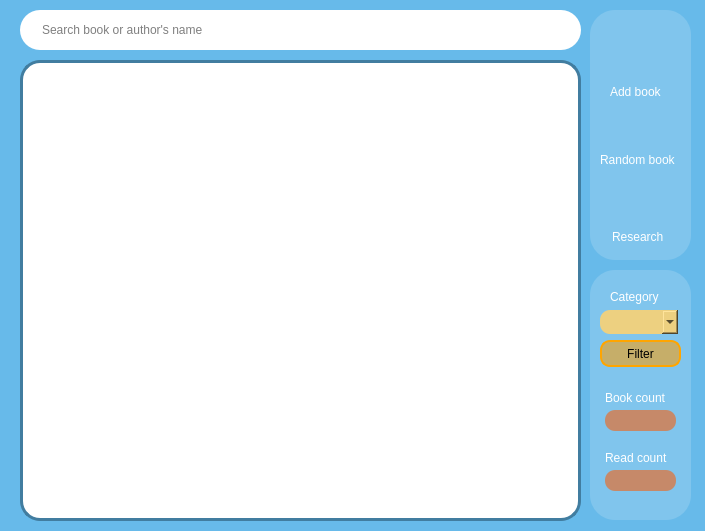
<?xml version="1.0" encoding="UTF-8"?>
<ui version="4.0">
 <class>MAIN</class>
 <widget class="QWidget" name="MAIN">
  <property name="geometry">
   <rect>
    <x>0</x>
    <y>0</y>
    <width>705</width>
    <height>531</height>
   </rect>
  </property>
  <property name="minimumSize">
   <size>
    <width>705</width>
    <height>531</height>
   </size>
  </property>
  <property name="maximumSize">
   <size>
    <width>705</width>
    <height>531</height>
   </size>
  </property>
  <property name="windowTitle">
   <string>Atalib</string>
  </property>
  <property name="windowIcon">
   <iconset>
    <normaloff>img/icon.png</normaloff>img/icon.png</iconset>
  </property>
  <property name="styleSheet">
   <string notr="true">background:#67baea;</string>
  </property>
  <widget class="QFrame" name="search_frame">
   <property name="geometry">
    <rect>
     <x>20</x>
     <y>10</y>
     <width>561</width>
     <height>40</height>
    </rect>
   </property>
   <property name="styleSheet">
    <string notr="true">background:white;
border-radius:20px;</string>
   </property>
   <property name="frameShape">
    <enum>QFrame::StyledPanel</enum>
   </property>
   <property name="frameShadow">
    <enum>QFrame::Raised</enum>
   </property>
   <widget class="QPushButton" name="search_but">
    <property name="geometry">
     <rect>
      <x>517</x>
      <y>5</y>
      <width>30</width>
      <height>30</height>
     </rect>
    </property>
    <property name="text">
     <string/>
    </property>
    <property name="icon">
     <iconset>
      <normaloff>img/search.png</normaloff>img/search.png</iconset>
    </property>
    <property name="iconSize">
     <size>
      <width>20</width>
      <height>20</height>
     </size>
    </property>
   </widget>
   <widget class="QLineEdit" name="search_line">
    <property name="geometry">
     <rect>
      <x>20</x>
      <y>8</y>
      <width>481</width>
      <height>24</height>
     </rect>
    </property>
    <property name="placeholderText">
     <string>Search book or author's name</string>
    </property>
   </widget>
  </widget>
  <widget class="QFrame" name="top_frame">
   <property name="geometry">
    <rect>
     <x>590</x>
     <y>10</y>
     <width>101</width>
     <height>250</height>
    </rect>
   </property>
   <property name="styleSheet">
    <string notr="true">background:#80c5ed;
border-radius:25px;</string>
   </property>
   <property name="frameShape">
    <enum>QFrame::StyledPanel</enum>
   </property>
   <property name="frameShadow">
    <enum>QFrame::Raised</enum>
   </property>
   <widget class="QPushButton" name="add_but">
    <property name="geometry">
     <rect>
      <x>23</x>
      <y>15</y>
      <width>50</width>
      <height>50</height>
     </rect>
    </property>
    <property name="text">
     <string/>
    </property>
    <property name="icon">
     <iconset>
      <normaloff>img/add_book.png</normaloff>img/add_book.png</iconset>
    </property>
    <property name="iconSize">
     <size>
      <width>50</width>
      <height>50</height>
     </size>
    </property>
   </widget>
   <widget class="QPushButton" name="random_but">
    <property name="geometry">
     <rect>
      <x>30</x>
      <y>103</y>
      <width>40</width>
      <height>40</height>
     </rect>
    </property>
    <property name="text">
     <string/>
    </property>
    <property name="icon">
     <iconset>
      <normaloff>img/randomm.png</normaloff>img/randomm.png</iconset>
    </property>
    <property name="iconSize">
     <size>
      <width>40</width>
      <height>40</height>
     </size>
    </property>
   </widget>
   <widget class="QPushButton" name="research_but">
    <property name="geometry">
     <rect>
      <x>30</x>
      <y>175</y>
      <width>40</width>
      <height>40</height>
     </rect>
    </property>
    <property name="text">
     <string/>
    </property>
    <property name="icon">
     <iconset>
      <normaloff>img/research.png</normaloff>img/research.png</iconset>
    </property>
    <property name="iconSize">
     <size>
      <width>40</width>
      <height>40</height>
     </size>
    </property>
   </widget>
   <widget class="QLabel" name="label">
    <property name="geometry">
     <rect>
      <x>20</x>
      <y>75</y>
      <width>58</width>
      <height>14</height>
     </rect>
    </property>
    <property name="styleSheet">
     <string notr="true">color:white;</string>
    </property>
    <property name="text">
     <string>Add book</string>
    </property>
   </widget>
   <widget class="QLabel" name="label_2">
    <property name="geometry">
     <rect>
      <x>10</x>
      <y>140</y>
      <width>81</width>
      <height>20</height>
     </rect>
    </property>
    <property name="styleSheet">
     <string notr="true">color:white;</string>
    </property>
    <property name="text">
     <string>Random book</string>
    </property>
   </widget>
   <widget class="QLabel" name="label_3">
    <property name="geometry">
     <rect>
      <x>22</x>
      <y>220</y>
      <width>58</width>
      <height>14</height>
     </rect>
    </property>
    <property name="styleSheet">
     <string notr="true">color:white;</string>
    </property>
    <property name="text">
     <string>Research</string>
    </property>
   </widget>
  </widget>
  <widget class="QFrame" name="bot_frame">
   <property name="geometry">
    <rect>
     <x>590</x>
     <y>270</y>
     <width>101</width>
     <height>250</height>
    </rect>
   </property>
   <property name="styleSheet">
    <string notr="true">background:#80c5ed;
border-radius:25px;</string>
   </property>
   <property name="frameShape">
    <enum>QFrame::StyledPanel</enum>
   </property>
   <property name="frameShadow">
    <enum>QFrame::Raised</enum>
   </property>
   <widget class="QComboBox" name="category">
    <property name="geometry">
     <rect>
      <x>10</x>
      <y>40</y>
      <width>78</width>
      <height>24</height>
     </rect>
    </property>
    <property name="styleSheet">
     <string notr="true">background:#edd080;
border-radius:10px;</string>
    </property>
   </widget>
   <widget class="QPushButton" name="filter_but">
    <property name="geometry">
     <rect>
      <x>10</x>
      <y>70</y>
      <width>81</width>
      <height>27</height>
     </rect>
    </property>
    <property name="styleSheet">
     <string notr="true">background:#c6ae69;
border-radius:10px;
border:2px solid orange;</string>
    </property>
    <property name="text">
     <string>Filter</string>
    </property>
   </widget>
   <widget class="QLabel" name="label_4">
    <property name="geometry">
     <rect>
      <x>20</x>
      <y>20</y>
      <width>58</width>
      <height>14</height>
     </rect>
    </property>
    <property name="styleSheet">
     <string notr="true">color:white;</string>
    </property>
    <property name="text">
     <string>Category</string>
    </property>
   </widget>
   <widget class="QLabel" name="label_5">
    <property name="geometry">
     <rect>
      <x>15</x>
      <y>120</y>
      <width>71</width>
      <height>16</height>
     </rect>
    </property>
    <property name="styleSheet">
     <string notr="true">color:white;</string>
    </property>
    <property name="text">
     <string>Book count</string>
    </property>
   </widget>
   <widget class="QLabel" name="book_count">
    <property name="geometry">
     <rect>
      <x>15</x>
      <y>140</y>
      <width>71</width>
      <height>21</height>
     </rect>
    </property>
    <property name="font">
     <font>
      <weight>75</weight>
      <italic>false</italic>
      <bold>true</bold>
     </font>
    </property>
    <property name="styleSheet">
     <string notr="true">background:#c68969;
border-radius:10px;</string>
    </property>
    <property name="text">
     <string/>
    </property>
    <property name="alignment">
     <set>Qt::AlignCenter</set>
    </property>
   </widget>
   <widget class="QLabel" name="read_count">
    <property name="geometry">
     <rect>
      <x>15</x>
      <y>200</y>
      <width>71</width>
      <height>21</height>
     </rect>
    </property>
    <property name="font">
     <font>
      <weight>75</weight>
      <italic>false</italic>
      <bold>true</bold>
     </font>
    </property>
    <property name="styleSheet">
     <string notr="true">background:#c68969;
border-radius:10px;</string>
    </property>
    <property name="text">
     <string/>
    </property>
    <property name="alignment">
     <set>Qt::AlignCenter</set>
    </property>
   </widget>
   <widget class="QLabel" name="label_8">
    <property name="geometry">
     <rect>
      <x>15</x>
      <y>180</y>
      <width>71</width>
      <height>16</height>
     </rect>
    </property>
    <property name="styleSheet">
     <string notr="true">color:white;</string>
    </property>
    <property name="text">
     <string>Read count</string>
    </property>
   </widget>
  </widget>
  <widget class="QListWidget" name="book_list">
   <property name="geometry">
    <rect>
     <x>20</x>
     <y>60</y>
     <width>561</width>
     <height>461</height>
    </rect>
   </property>
   <property name="styleSheet">
    <string notr="true">background:white;
border-radius:20px;
border:3px solid #417da0;</string>
   </property>
  </widget>
 </widget>
 <resources/>
 <connections/>
</ui>
